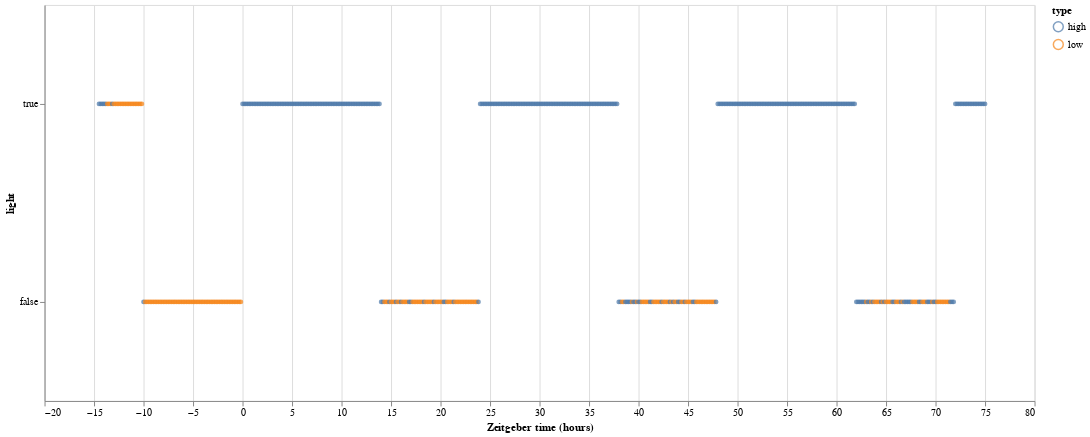

Notebook cell for this chart:
### Code cell
# plot the activity type for wt through light/dark cycle
alt.Chart(average_df.loc[average_df['genotype']=='wt', :], height = 400, width = 1000
         ).mark_point(size =8
         ).encode(
             x=alt.X('zeit:Q', title='Zeitgeber time (hours)'),
             y=alt.Y('light:N', sort = [True, False]),
             color ='type:N',
             order = 'zeit:Q'
         )

### Figure 1 — Vega-Lite specification as saved in the notebook (floating-point values rounded to 4 significant figures; data arrays with more than 128 entries replaced by an {"elided": "..."} marker saying what was removed)
{"$schema": "https://vega.github.io/schema/vega-lite/v2.6.0.json", "config": {"view": {"height": 300, "width": 400}}, "data": {"name": "data-b580c35adf9464ac8037f1728f983511"}, "datasets": {"data-b580c35adf9464ac8037f1728f983511": {"elided": "538 records"}}, "encoding": {"color": {"field": "type", "type": "nominal"}, "order": {"field": "zeit", "type": "quantitative"}, "x": {"field": "zeit", "title": "Zeitgeber time (hours)", "type": "quantitative"}, "y": {"field": "light", "sort": [true, false], "type": "nominal"}}, "height": 400, "mark": {"size": 8, "type": "point"}, "width": 1000}
